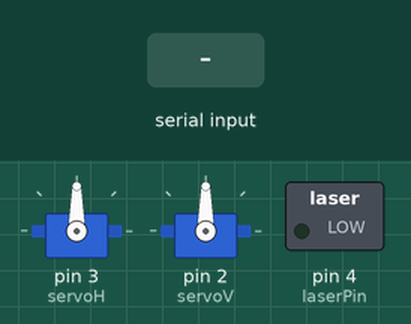
Simulated run of this sketch. Board: Arduino Uno, built with avr-gcc and run on an emulated ATmega328P. Shown: 2 × servo, switched loads named in the sketch (green lamp = pin HIGH). Inputs (shaded band) come from the test bench.

Above: at 1.2 s.
1.3 s: "1" received over Serial
At 2.0 s:
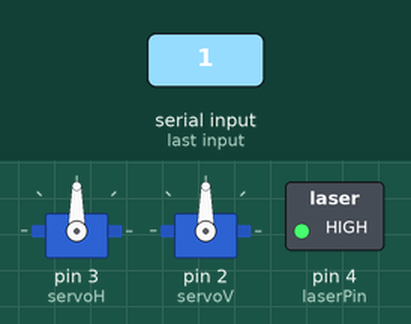
2.8 s: byte 85 ('U') received over Serial
At 3.1 s:
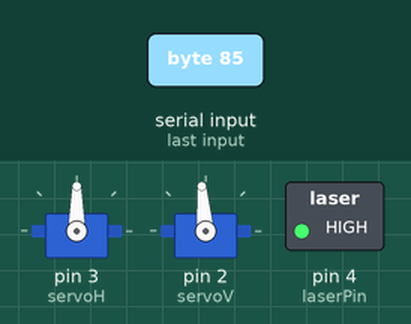
4.3 s: byte 85 ('U') received over Serial
At 5.5 s:
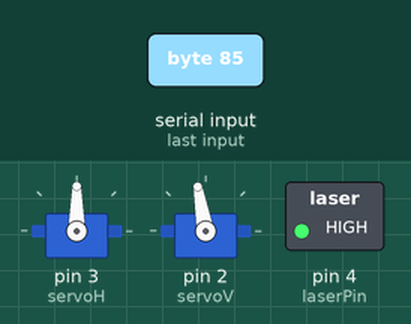
5.8 s: "0" received over Serial
At 6.6 s:
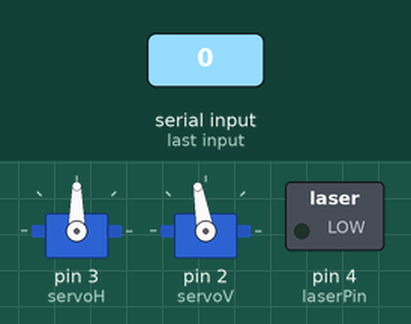
7.3 s: "c" received over Serial
At 7.8 s:
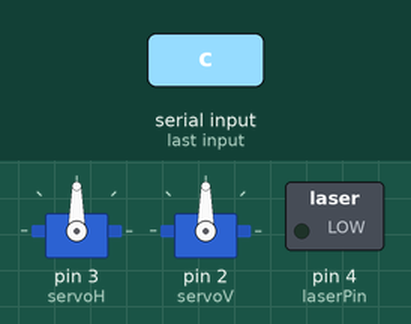
Timing chart, 0 to 9.8 s (numbered marks = the images above; inputs shaded):
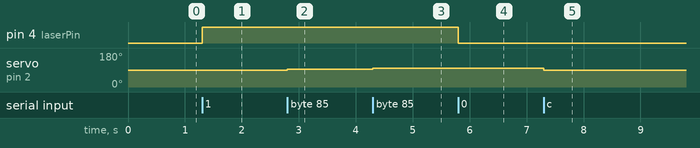

Measured:
- after the input at 1.3 s, pin 4 (laserPin): LOW → HIGH at once
- after the input at 2.8 s, servo on pin 2 (servoV): 90° → 95° at once
- after the input at 4.3 s, servo on pin 2 (servoV): 95° → 100° at once
- after the input at 5.8 s, pin 4 (laserPin): HIGH → LOW at once
- after the input at 7.3 s, servo on pin 2 (servoV): 100° → 90° at once

The sketch:

Project_25_servo_laser.pde
```cpp
#include <Servo.h>

int laserPin = 4;
Servo servoV;
Servo servoH;

int x = 90;
int y = 90;
int minX = 10;
int maxX = 170;
int minY = 50;
int maxY = 130;

void setup()
{
  servoH.attach(3);
  servoV.attach(2);
  pinMode(laserPin, OUTPUT);
  Serial.begin(9600);
}

void loop()
{
  char ch;
  if (Serial.available())
  {
    ch = Serial.read();
    if (ch == '0')
    {
      digitalWrite(laserPin, LOW);
    }
    else if (ch == '1')
    {
      digitalWrite(laserPin, HIGH);
    }
    else if (ch == '-')
    {
      delay(100);
    }
    else if (ch == 'c')
    {
      x = 90;
      y = 90;
    }
    else if (ch == 'l' || ch == 'r' || ch == 'u' || ch == 'd')
    {
      moveLaser(ch, 1);
    }
    else if (ch == 'L' || ch == 'R' || ch == 'U' || ch == 'D')
    {
      moveLaser(ch, 5);
    }
  }
  servoH.write(x);
  servoV.write(y);

}

void moveLaser(char dir, int amount)
{
  if ((dir == 'r' || dir == 'R') && x > minX)
  {
    x = x - amount;
  }
  else if ((dir == 'l' || dir == 'L') && x < maxX)
  {
    x = x + amount;
  }
  else if ((dir == 'u' || dir == 'U') && y < maxY)
  {
    y = y + amount;
  }
  else if ((dir == 'd' || dir == 'D') && x > minY)
  {
    y = y - amount;
  }
}
```
